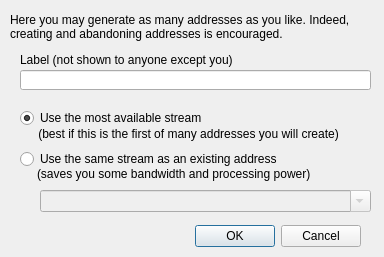
<?xml version="1.0" encoding="UTF-8"?>
<ui version="4.0">
 <class>NewAddressDialog</class>
 <widget class="QDialog" name="NewAddressDialog">
  <property name="geometry">
   <rect>
    <x>0</x>
    <y>0</y>
    <width>384</width>
    <height>257</height>
   </rect>
  </property>
  <property name="windowTitle">
   <string>Create new Address</string>
  </property>
  <widget class="QDialogButtonBox" name="buttonBox">
   <property name="geometry">
    <rect>
     <x>160</x>
     <y>220</y>
     <width>201</width>
     <height>32</height>
    </rect>
   </property>
   <property name="orientation">
    <enum>Qt::Horizontal</enum>
   </property>
   <property name="standardButtons">
    <set>QDialogButtonBox::Cancel|QDialogButtonBox::Ok</set>
   </property>
  </widget>
  <widget class="QLabel" name="label">
   <property name="geometry">
    <rect>
     <x>10</x>
     <y>0</y>
     <width>361</width>
     <height>41</height>
    </rect>
   </property>
   <property name="text">
    <string>Here you may generate as many addresses as you like. Indeed, creating and abandoning addresses is encouraged.</string>
   </property>
   <property name="alignment">
    <set>Qt::AlignBottom|Qt::AlignLeading|Qt::AlignLeft</set>
   </property>
   <property name="wordWrap">
    <bool>true</bool>
   </property>
  </widget>
  <widget class="QLabel" name="label_2">
   <property name="geometry">
    <rect>
     <x>20</x>
     <y>50</y>
     <width>301</width>
     <height>20</height>
    </rect>
   </property>
   <property name="text">
    <string>Label (not shown to anyone except you)</string>
   </property>
  </widget>
  <widget class="QLineEdit" name="newaddresslabel">
   <property name="geometry">
    <rect>
     <x>20</x>
     <y>70</y>
     <width>351</width>
     <height>20</height>
    </rect>
   </property>
  </widget>
  <widget class="QRadioButton" name="radioButtonMostAvailable">
   <property name="geometry">
    <rect>
     <x>20</x>
     <y>110</y>
     <width>401</width>
     <height>16</height>
    </rect>
   </property>
   <property name="text">
    <string>Use the most available stream</string>
   </property>
   <property name="checked">
    <bool>true</bool>
   </property>
  </widget>
  <widget class="QRadioButton" name="radioButtonExisting">
   <property name="geometry">
    <rect>
     <x>20</x>
     <y>150</y>
     <width>351</width>
     <height>18</height>
    </rect>
   </property>
   <property name="text">
    <string>Use the same stream as an existing address</string>
   </property>
   <property name="checked">
    <bool>false</bool>
   </property>
  </widget>
  <widget class="QLabel" name="label_3">
   <property name="geometry">
    <rect>
     <x>35</x>
     <y>127</y>
     <width>351</width>
     <height>20</height>
    </rect>
   </property>
   <property name="text">
    <string> (best if this is the first of many addresses you will create)</string>
   </property>
   <property name="alignment">
    <set>Qt::AlignLeading|Qt::AlignLeft|Qt::AlignTop</set>
   </property>
  </widget>
  <widget class="QLabel" name="label_4">
   <property name="geometry">
    <rect>
     <x>37</x>
     <y>167</y>
     <width>351</width>
     <height>21</height>
    </rect>
   </property>
   <property name="text">
    <string>(saves you some bandwidth and processing power)</string>
   </property>
   <property name="alignment">
    <set>Qt::AlignLeading|Qt::AlignLeft|Qt::AlignTop</set>
   </property>
  </widget>
  <widget class="QComboBox" name="comboBoxExisting">
   <property name="enabled">
    <bool>false</bool>
   </property>
   <property name="geometry">
    <rect>
     <x>40</x>
     <y>190</y>
     <width>331</width>
     <height>22</height>
    </rect>
   </property>
   <property name="editable">
    <bool>true</bool>
   </property>
  </widget>
 </widget>
 <resources/>
 <connections>
  <connection>
   <sender>buttonBox</sender>
   <signal>accepted()</signal>
   <receiver>NewAddressDialog</receiver>
   <slot>accept()</slot>
   <hints>
    <hint type="sourcelabel">
     <x>360</x>
     <y>234</y>
    </hint>
    <hint type="destinationlabel">
     <x>157</x>
     <y>256</y>
    </hint>
   </hints>
  </connection>
  <connection>
   <sender>buttonBox</sender>
   <signal>rejected()</signal>
   <receiver>NewAddressDialog</receiver>
   <slot>reject()</slot>
   <hints>
    <hint type="sourcelabel">
     <x>360</x>
     <y>240</y>
    </hint>
    <hint type="destinationlabel">
     <x>286</x>
     <y>256</y>
    </hint>
   </hints>
  </connection>
  <connection>
   <sender>radioButtonExisting</sender>
   <signal>toggled(bool)</signal>
   <receiver>comboBoxExisting</receiver>
   <slot>setEnabled(bool)</slot>
   <hints>
    <hint type="sourcelabel">
     <x>30</x>
     <y>158</y>
    </hint>
    <hint type="destinationlabel">
     <x>99</x>
     <y>199</y>
    </hint>
   </hints>
  </connection>
 </connections>
</ui>
